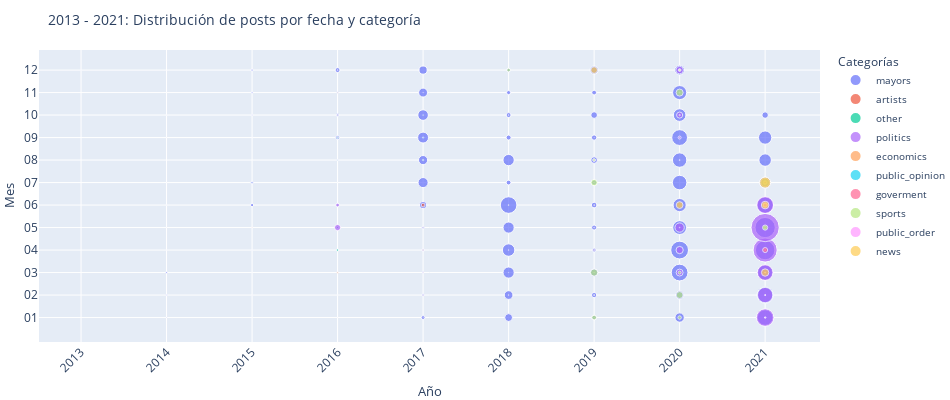

Notebook code for this chart:
### Code cell
fig4 = px.scatter(cat_per_year, x="post_date_year", y="post_date_month", color="categorie",
                 size='count_categorie')

fig4.update_layout(title='2013 - 2021: Distribución de posts por fecha y categoría',
                  legend_title="Categorías",
                  xaxis_tickangle=-45,
                  yaxis=dict(
                      title='Mes',
                      titlefont_size=13,
                      tickfont_size=12
                  ),
                  xaxis=dict(
                      title='Año',
                      titlefont_size=13,
                      tickfont_size=12
                  ),
                  autosize=False,
                  width=950,
                  height=400,
                  margin=dict(l=0, r=0, t=50, b=0),
                  font=dict(size=10))

fig4.update_yaxes(categoryorder='category ascending')


fig4.show()

### Figure 1 — Plotly figure (JSON) as saved in the notebook; plotly's stock layout.template omitted (floating-point values rounded to 4 significant figures)
{"data": [{"hovertemplate": "categorie=mayors<br>post_date_year=%{x}<br>post_date_month=%{y}<br>count_categorie=%{marker.size}<extra></extra>", "legendgroup": "mayors", "marker": {"color": "#636efa", "size": [14, 85, 134, 214, 16, 22, 50, 23, 14, 49, 6, 5, 17, 15, 12, 32, 65, 673, 499, 3, 10, 160, 226, 338, 19, 10, 284, 132, 18, 15, 182, 1111, 567, 298, 1604, 1005, 440, 241, 543, 499, 3659, 6872, 5615, 8007, 7497, 5371, 4510, 4178, 5102, 8436, 10431, 8421, 18515, 1543, 8594, 1673, 1608, 1142, 986, 1513, 1848, 4026, 1043, 1690, 2109, 1616, 2943, 1880, 2986, 1535, 4344, 5876, 4770, 18838, 21220, 12841, 11618, 14133, 13927, 16748, 10755, 13360, 6439, 16394, 18063, 14700, 25324, 27578, 16854, 8388, 10484, 11899, 2824], "sizemode": "area", "sizeref": 134.1, "symbol": "circle"}, "mode": "markers", "name": "mayors", "orientation": "v", "showlegend": true, "type": "scatter", "x": ["2013", "2014", "2014", "2014", "2014", "2014", "2014", "2014", "2014", "2014", "2014", "2014", "2015", "2015", "2015", "2015", "2015", "2015", "2015", "2015", "2015", "2015", "2015", "2015", "2016", "2016", "2016", "2016", "2016", "2016", "2016", "2016", "2016", "2016", "2016", "2017", "2017", "2017", "2017", "2017", "2017", "2017", "2017", "2017", "2017", "2017", "2017", "2018", "2018", "2018", "2018", "2018", "2018", "2018", "2018", "2018", "2018", "2018", "2018", "2019", "2019", "2019", "2019", "2019", "2019", "2019", "2019", "2019", "2019", "2019", "2019", "2020", "2020", "2020", "2020", "2020", "2020", "2020", "2020", "2020", "2020", "2020", "2020", "2021", "2021", "2021", "2021", "2021", "2021", "2021", "2021", "2021", "2021"], "xaxis": "x", "y": ["12", "01", "02", "03", "04", "05", "06", "07", "09", "10", "11", "12", "01", "02", "03", "04", "05", "06", "07", "08", "09", "10", "11", "12", "01", "02", "04", "05", "06", "07", "08", "09", "10", "11", "12", "01", "02", "03", "04", "05", "06", "07", "08", "09", "10", "11", "12", "01", "02", "03", "04", "05", "06", "07", "08", "09", "10", "11", "12", "01", "02", "03", "04", "05", "06", "07", "08", "09", "10", "11", "12", "01", "02", "03", "04", "05", "06", "07", "08", "09", "10", "11", "12", "01", "02", "03", "04", "05", "06", "07", "08", "09", "10"], "yaxis": "y"}, {"hovertemplate": "categorie=artists<br>post_date_year=%{x}<br>post_date_month=%{y}<br>count_categorie=%{marker.size}<extra></extra>", "legendgroup": "artists", "marker": {"color": "#EF553B", "size": [30, 207, 981, 476, 981], "sizemode": "area", "sizeref": 134.1, "symbol": "circle"}, "mode": "markers", "name": "artists", "orientation": "v", "showlegend": true, "type": "scatter", "x": ["2015", "2016", "2017", "2021", "2021"], "xaxis": "x", "y": ["05", "03", "06", "06", "07"], "yaxis": "y"}, {"hovertemplate": "categorie=other<br>post_date_year=%{x}<br>post_date_month=%{y}<br>count_categorie=%{marker.size}<extra></extra>", "legendgroup": "other", "marker": {"color": "#00cc96", "size": [28, 35, 334, 265, 219, 39, 219, 116, 102, 24, 3, 88, 142, 363, 70], "sizemode": "area", "sizeref": 134.1, "symbol": "circle"}, "mode": "markers", "name": "other", "orientation": "v", "showlegend": true, "type": "scatter", "x": ["2015", "2016", "2016", "2016", "2016", "2016", "2016", "2017", "2017", "2017", "2019", "2021", "2021", "2021", "2021"], "xaxis": "x", "y": ["07", "03", "04", "05", "06", "08", "09", "08", "09", "10", "01", "04", "05", "06", "07"], "yaxis": "y"}, {"hovertemplate": "categorie=politics<br>post_date_year=%{x}<br>post_date_month=%{y}<br>count_categorie=%{marker.size}<extra></extra>", "legendgroup": "politics", "marker": {"color": "#ab63fa", "size": [2582, 959, 30, 1, 3213, 3515, 5794, 614, 2495, 3828, 20803, 15659, 16972, 38889, 53631, 19412, 160], "sizemode": "area", "sizeref": 134.1, "symbol": "circle"}, "mode": "markers", "name": "politics", "orientation": "v", "showlegend": true, "type": "scatter", "x": ["2016", "2016", "2018", "2019", "2020", "2020", "2020", "2020", "2020", "2020", "2021", "2021", "2021", "2021", "2021", "2021", "2021"], "xaxis": "x", "y": ["05", "06", "04", "08", "03", "04", "05", "09", "10", "12", "01", "02", "03", "04", "05", "06", "07"], "yaxis": "y"}, {"hovertemplate": "categorie=economics<br>post_date_year=%{x}<br>post_date_month=%{y}<br>count_categorie=%{marker.size}<extra></extra>", "legendgroup": "economics", "marker": {"color": "#FFA15A", "size": [32, 58, 107, 51, 5, 21, 11, 174, 54, 2, 10, 7, 24, 56, 26, 33, 245], "sizemode": "area", "sizeref": 134.1, "symbol": "circle"}, "mode": "markers", "name": "economics", "orientation": "v", "showlegend": true, "type": "scatter", "x": ["2016", "2016", "2016", "2016", "2017", "2017", "2017", "2017", "2017", "2017", "2019", "2021", "2021", "2021", "2021", "2021", "2021"], "xaxis": "x", "y": ["09", "10", "11", "12", "01", "02", "03", "04", "05", "06", "06", "02", "03", "04", "05", "06", "07"], "yaxis": "y"}, {"hovertemplate": "categorie=public_opinion<br>post_date_year=%{x}<br>post_date_month=%{y}<br>count_categorie=%{marker.size}<extra></extra>", "legendgroup": "public_opinion", "marker": {"color": "#19d3f3", "size": [5], "sizemode": "area", "sizeref": 134.1, "symbol": "circle"}, "mode": "markers", "name": "public_opinion", "orientation": "v", "showlegend": true, "type": "scatter", "x": ["2016"], "xaxis": "x", "y": ["11"], "yaxis": "y"}, {"hovertemplate": "categorie=goverment<br>post_date_year=%{x}<br>post_date_month=%{y}<br>count_categorie=%{marker.size}<extra></extra>", "legendgroup": "goverment", "marker": {"color": "#FF6692", "size": [10, 14, 10, 2, 10, 33, 6, 19, 20, 96, 50, 28, 73, 244, 8, 30, 48, 61, 101, 65, 77, 1665, 390, 1085, 521], "sizemode": "area", "sizeref": 134.1, "symbol": "circle"}, "mode": "markers", "name": "goverment", "orientation": "v", "showlegend": true, "type": "scatter", "x": ["2017", "2017", "2017", "2017", "2017", "2018", "2018", "2019", "2019", "2019", "2019", "2019", "2019", "2019", "2019", "2020", "2020", "2020", "2021", "2021", "2021", "2021", "2021", "2021", "2021"], "xaxis": "x", "y": ["02", "03", "04", "05", "11", "02", "03", "02", "03", "04", "05", "06", "07", "08", "09", "05", "11", "12", "01", "02", "03", "04", "05", "06", "07"], "yaxis": "y"}, {"hovertemplate": "categorie=sports<br>post_date_year=%{x}<br>post_date_month=%{y}<br>count_categorie=%{marker.size}<extra></extra>", "legendgroup": "sports", "marker": {"color": "#B6E880", "size": [43, 38, 868, 1509, 40, 3455, 2783, 554, 807, 3188, 663, 140, 3318, 532, 1804, 5059], "sizemode": "area", "sizeref": 134.1, "symbol": "circle"}, "mode": "markers", "name": "sports", "orientation": "v", "showlegend": true, "type": "scatter", "x": ["2018", "2018", "2018", "2019", "2019", "2019", "2019", "2019", "2020", "2020", "2020", "2020", "2020", "2020", "2021", "2021"], "xaxis": "x", "y": ["06", "10", "12", "01", "02", "03", "07", "08", "01", "02", "03", "10", "11", "12", "05", "07"], "yaxis": "y"}, {"hovertemplate": "categorie=public_order<br>post_date_year=%{x}<br>post_date_month=%{y}<br>count_categorie=%{marker.size}<extra></extra>", "legendgroup": "public_order", "marker": {"color": "#FF97FF", "size": [9, 53, 122, 22, 1239], "sizemode": "area", "sizeref": 134.1, "symbol": "circle"}, "mode": "markers", "name": "public_order", "orientation": "v", "showlegend": true, "type": "scatter", "x": ["2019", "2020", "2021", "2021", "2021"], "xaxis": "x", "y": ["08", "08", "01", "02", "06"], "yaxis": "y"}, {"hovertemplate": "categorie=news<br>post_date_year=%{x}<br>post_date_month=%{y}<br>count_categorie=%{marker.size}<extra></extra>", "legendgroup": "news", "marker": {"color": "#FECB52", "size": [2994, 3109, 21, 146, 3658, 3920, 8097], "sizemode": "area", "sizeref": 134.1, "symbol": "circle"}, "mode": "markers", "name": "news", "orientation": "v", "showlegend": true, "type": "scatter", "x": ["2019", "2020", "2020", "2020", "2021", "2021", "2021"], "xaxis": "x", "y": ["12", "06", "09", "12", "03", "06", "07"], "yaxis": "y"}], "layout": {"autosize": false, "font": {"size": 10}, "height": 400, "legend": {"itemsizing": "constant", "title": {"text": "Categorías"}, "tracegroupgap": 0}, "margin": {"b": 0, "l": 0, "r": 0, "t": 50}, "title": {"text": "2013 - 2021: Distribución de posts por fecha y categoría"}, "width": 950, "xaxis": {"anchor": "y", "domain": [0, 1], "tickangle": -45, "tickfont": {"size": 12}, "title": {"font": {"size": 13}, "text": "Año"}}, "yaxis": {"anchor": "x", "categoryorder": "category ascending", "domain": [0, 1], "tickfont": {"size": 12}, "title": {"font": {"size": 13}, "text": "Mes"}}}}
